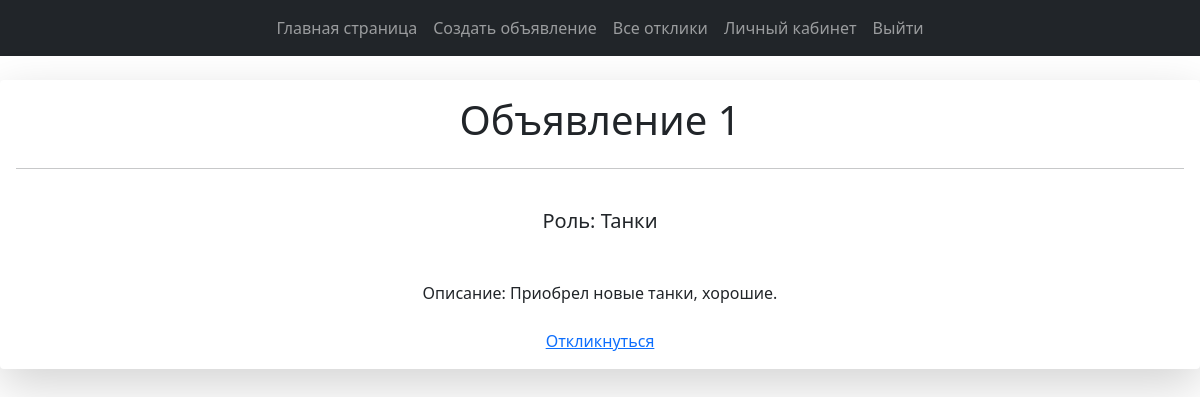
Screenshot of /posts/post/1/ (signed in) with the database file from the repository.
### usersapp/models.py (models this page shows, shortened)
class Post(models.Model):
    title = models.CharField(max_length=150)
    author = models.ForeignKey(to=User, on_delete=models.CASCADE)
    category = models.ForeignKey(to=Category, on_delete=models.CASCADE)
    description = models.TextField()
    created = models.DateTimeField(auto_now_add=True)
    updated = models.DateTimeField(auto_now=True)
    file_add = models.FileField(null=True, blank=True, upload_to="add_files")

class Category(models.Model):
    name = models.CharField(max_length=56, unique=True)
    def __str__(self) -> str:
        return self.name

### usersapp/views.py (the view)
# urls.py: path("post/<int:pk>/", PostDetailView.as_view(), name="post"),
class PostDetailView(DetailView):
    model = Post
    template_name = "usersapp/post.html"
    context_object_name = "post"

### usersapp/templates/usersapp/post.html (shortened to what this page needs)
{% extends 'usersapp/base.html' %}
{% block content %}
    <div class="card-body text-center my-4 card shadow-lg border-0 rounded-lg ">
        <h1 class="">{{ post.title }}</h1>
        <hr>
        <h5 class="my-4">Роль: {{ post.category }}</h5>
        <p class="my-4">Описание: {{ post.description }}</p>
        {% if user.is_authenticated and user != post.author %}
        <a href="{% url 'usersapp:comment_create' post.id %}">Откликнуться</a>
        {% endif %}
    </div>
{% endblock %}

### rows the page displays
Post: title "Объявление 1", category "Танки", description "Приобрел новые танки, хорошие."
